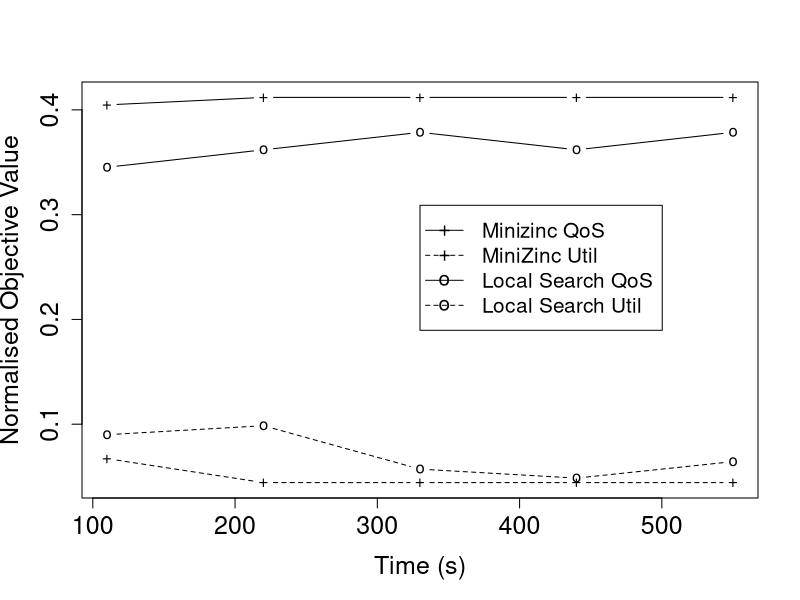

Source code (R):
res <- read.table('../original_results/section_v_e_anytime_problem8_results.csv', header=TRUE, sep=',')

min_obj = min(min(res$qos, res$freecycles))
max_obj = max(max(res$qos, res$freecycles))

xlimits = c(min(res$timeout), max(res$timeout))
ylimits = c(min_obj, max_obj)

pdf('problem8.pdf')
fs = 1.5
fs_leg = 1.25

plot(res$timeout[res$method=="minizinc"], res$qos[res$method=="minizinc"], 
	xlim=xlimits,ylim=ylimits, type='b', pch='+', xlab='Time (s)', ylab='Normalised Objective Value',
	cex.lab=fs, cex.axis=fs, cex.main=fs, cex.sub=fs)
#, main='Problem 7: Anytime Algorithms')
lines(res$timeout[res$method=="minizinc"], res$freecycles[res$method=="minizinc"], pch='+', type='b', lty=2)

lines(res$timeout[res$method=="local"], res$qos[res$method=="local"], type='b', pch='o')
lines(res$timeout[res$method=="local"], res$freecycles[res$method=="local"], type='b', pch='o', lty=2)

x_pos = max(res$timeout) * 0.6
y_pos = max_obj * 0.75

legend(legend=c('Minizinc QoS', 'MiniZinc Util', 'Local Search QoS', 'Local Search Util'), 
	x=x_pos, y=y_pos, lty=c(1,2,1,2), pch=c('+','+','o','o'), cex=fs_leg)

dev.off()